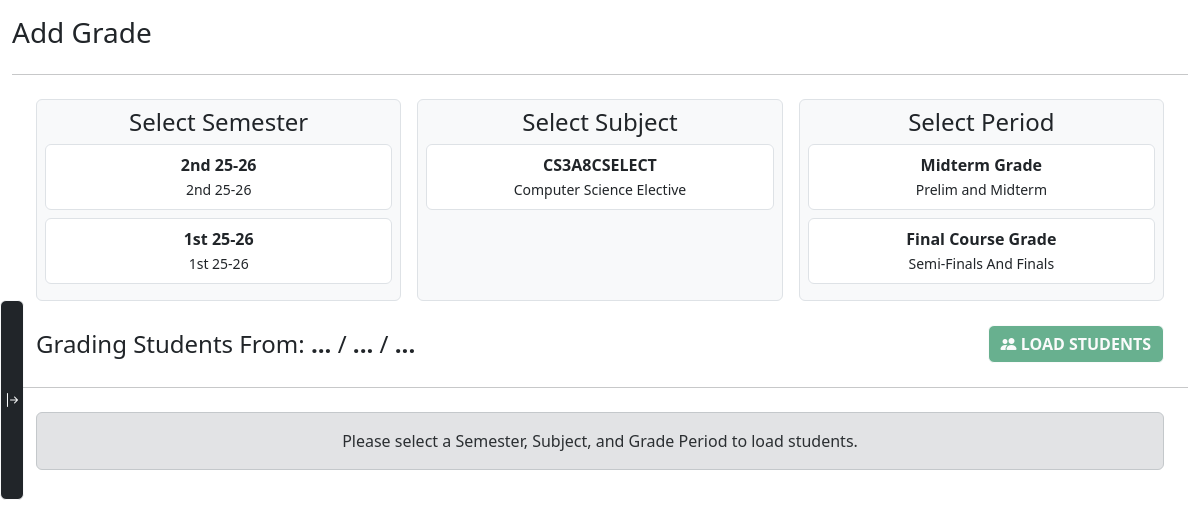
Page /teacher/grade.php (signed in) on the committed database.
### tables this page shows
CREATE TABLE `semesters` (
  `semester_id` tinyint(4) UNSIGNED NOT NULL,
  `code` varchar(10) DEFAULT NULL,
  `start_date` date DEFAULT NULL,
  `end_date` date DEFAULT NULL,
  `type` varchar(50) NOT NULL
);

CREATE TABLE `subjects` (
  `subject_id` int(11) NOT NULL,
  `code` varchar(100) NOT NULL,
  `des` varchar(50) DEFAULT NULL,
  `days` varchar(50) NOT NULL,
  `time` varchar(50) NOT NULL,
  `room_id` int(11) DEFAULT NULL,
  `teacher_id` int(11) DEFAULT NULL,
  `price_unit` int(11) NOT NULL,
  `unit` int(11) NOT NULL
);

### teacher/grade.php (the view, shortened to what this page needs)
<?PHP
require("../conn.php");
$semester_id = $_POST['semester_id'] ?? "";
$subject_id = $_POST['subject_id'] ?? "";
$period = $_POST['period'] ?? "";
$from_sem = !empty($semester_id) ? $conn->query("SELECT code FROM semesters WHERE semester_id = '$semester_id'")->fetch_assoc()["code"] : '...';
$from_sub = !empty($subject_id) ? $conn->query("SELECT code FROM subjects WHERE subject_id = '$subject_id'")->fetch_assoc()["code"] : '...';
$from_per = !empty($period) ? ($period == "fcg" ? 'Final Course Grade' : 'Midterm Grade') : '...';
$teacher_id = $conn->query("SELECT * FROM teachers WHERE teacher_code = '$_SESSION[user_code]'")->fetch_assoc()["id"];
$semesters = $conn->query("SELECT DISTINCT sem.code as code, sem.semester_id as semester_id  FROM semesters sem JOIN `student_subjects` ss ON ss.semester_id = sem.semester_id JOIN subjects sub ON sub.subject_id = ss.subject_id WHERE sub.teacher_id = '$teacher_id'");
$subjects = $conn->query("SELECT * FROM subjects WHERE teacher_id = '$teacher_id'");
$gradeOptions = [
    '1.00', '1.25', '1.50', '1.75',
    '2.00', '2.25', '2.50', '2.75',
    '3.00', '3.25', '3.50', '3.70',
    '4.00', '5.00'
];
$f_students = null;
$m_students = null;
?>
<!DOCTYPE html>
<html lang="en">
<?PHP
require("../components/head.php");
?>
<body>
    <div class="container-fluid">
        <div class="row flex-nowrap">
            <?PHP
            require("../components/sidebar.php")
            ?>
            <div class="col py-3">
                <div class="d-flex w-100">
                <h3>Add Grade</h3>
                </div>
                <hr>
                <div class="d-flex gap-3 m-4 row">
                    <div class="col border bg-light p-2 text-center rounded" style="max-height: 270px;">
                        <h4>Select Semester</h4>
                        <div class="overflow-y-scroll" style="max-height: 80%;">
                            <?PHP if(mysqli_num_rows($semesters) == 0): ?>
                                <small class="text-secondary">Teacher's has no assigned semester.</small>
                            <?PHP else: ?>
                                <?PHP while ($semester = $semesters->fetch_assoc()): ?>
                                    <?PHP
                                        $isActive = (!empty($semester_id) && $semester_id == $semester['semester_id']) ? 'bg-primary text-white' : 'bg-white';
                                    ?>
                                    <div onclick="selectSemester(<?PHP echo $semester['semester_id']; ?>, '<?PHP echo $semester['code']; ?>', this)"
                                        class="border p-2 text-center rounded mb-2 sem-item cursor-pointer <?PHP echo $isActive; ?>" style="cursor:pointer;">
                                        <b><?PHP echo $semester['code']; ?></b><br>
                                        <small><?PHP echo $semester['code']; ?></small>
                                    </div>
                                <?PHP endwhile; ?>
                            <?PHP endif; ?>
                        </div>
                    </div>
                    <div class="col border bg-light p-2 text-center rounded" style="max-height: 270px;">
                        <h4>Select Subject</h4>
                        <div class="overflow-y-scroll" style="max-height: 80%;">
                            <?PHP if(mysqli_num_rows($semesters) == 0): ?>
                                <small class="text-secondary">Teacher's has no assigned subject.</small>
                            <?PHP else: ?>
                                <?PHP while ($subject = $subjects->fetch_assoc()): ?>
                                    <?PHP
                                        $isActive = (!empty($subject_id) && $subject_id == $subject['subject_id']) ? 'bg-primary text-white' : 'bg-white';
                                    ?>
                                    <div onclick="selectSubject(<?PHP echo $subject['subject_id']; ?>, '<?PHP echo $subject['code']; ?>', this)"
                                        class="border p-2 text-center rounded mb-2 sub-item cursor-pointer <?PHP echo $isActive; ?>" style="cursor:pointer;">
                                        <b><?PHP echo $subject['code']; ?></b><br>
                                        <small><?PHP echo $subject['des']; ?></small>
                                    </div>
                                <?PHP endwhile; ?>
                            <?PHP endif; ?>
                        </div>
                    </div>
                    <div class="col border bg-light p-2 text-center rounded" style="max-height: 270px;">
                        <h4>Select Period</h4>
                        <div class="overflow-y-scroll" style="max-height: 80%;">
                            <?PHP
                                $p_mid = ($period == 'midterm') ? 'bg-primary text-white' : 'bg-white';
                                $p_fcg = ($period == 'fcg') ? 'bg-primary text-white' : 'bg-white';
                            ?>
                            <div onclick="selectPeriod('midterm', 'Midterm Grade', this)" class="border p-2 text-center rounded mb-2 period-item cursor-pointer <?PHP echo $p_mid; ?>" style="cursor:pointer;">
                                <b>Midterm Grade</b><br>
                                <small>Prelim and Midterm</small>
                            </div>
                            <div onclick="selectPeriod('fcg', 'Final Course Grade', this)" class="border p-2 text-center rounded mb-2 period-item cursor-pointer <?PHP echo $p_fcg; ?>" style="cursor:pointer;">
                                <b>Final Course Grade</b><br>
                                <small>Semi-Finals And Finals </small>
                            </div>
                        </div>
                    </div>
                </div>
                <div class="d-flex d-flex gap-3 m-4 align-items-center">
                    <div class="fs-4">
                        Grading Students From: <b id="from_sem"><?= $from_sem ?></b> / <b id="from_sub"><?= $from_sub ?></b> / <b id="from_period"><?= $from_per ?></b>
                    </div>
                    <form action="grade.php" method="POST" class="ms-auto">
                        <button type="submit" name="load_student" id="load_students" class="btn bg-success text-light fw-bolder" disabled>
                            <i class="bi bi-people-fill"></i> LOAD STUDENTS
                        </button>
                    </form>
                </div>
                <hr>
                <div class="m-4">
                    <?php if ($f_students !== null && $f_students->num_rows > 0 || $m_students !== null && $m_students->num_rows > 0): ?>
                    <form action="grade.php" method="POST">
                        <input type="hidden" name="semester_id" value="<?= $semester_id ?>">
                        <input type="hidden" name="subject_id" value="<?= $subject_id ?>">
                        <input type="hidden" name="period" value="<?= $period ?>">
                        <table class="table table-striped table-bordered table-hover mb-5 shadow-sm">
                            <thead class="table-dark">
                                <tr>
                                    <th colspan=2>FEMALE STUDENTS</th>
                                    <th class="text-end"><button type="button" class="btn btn-success d-flex ms-auto" onclick="pasteFemale()">Paste Female</button><small id="female_error" class="text-danger"></small></th>
                                </tr>
                                <tr class="row-cols-3">
                                    <th class="col-2">Student#</th>
                                    <th class="col-7">Name</th>
                                    <th class="col-3"><?= $from_per ?></th>
                                </tr>
                            </thead>
                            <tbody id="paste_f_body">
                                <?php while ($student = $f_students->fetch_assoc()):
                                    $grade_field = ($period == "fcg") ? 'fcg' : 'midterm';
                                    $current_grade = $student[$grade_field];
                                ?>
                                    <tr>
                                        <td><?= $student['studno'] ?></td>
                                        <td><?= $student['name'] ?></td>
                                        <td>
                                            <select name="grades[<?= $student['grade_id'] ?>]" class="female form-select form-select-sm">
                                                <option value="Null" <?= (empty($current_grade) || $current_grade == 'Null') ? 'selected' : '' ?>>Select Grade (Null)</option>
                                                <?php
                                                foreach ($gradeOptions as $grade):
                                                    $selected = ($current_grade == $grade) ? 'selected' : '';
                                                ?>
                                                    <option value="<?= $grade ?>" <?= $selected ?>><?= $grade ?></option>
                                                <?php endforeach; ?>
                                            </select>
                                        </td>
                                    </tr>
                                <?php endwhile; ?>
                            </tbody>
                        </table>
                        <table class="table table-striped table-bordered table-hover shadow-sm">
                            <thead class="table-dark">
                                <tr>
                                    <th colspan=2>MALE STUDENTS</th>
                                    <th class="text-end"><button type="button" class="btn btn-success d-flex ms-auto" onclick="pasteMale()">Paste Male</button><small id="male_error" class="text-danger"></small></th>
                                </tr>
                                <tr class="row-cols-3">
                                    <th class="col-2">Student#</th>
                                    <th class="col-7">Name</th>
                                    <th class="col-3"><?= $from_per ?></th>
                                </tr>
                            </thead>
                            <tbody id="paste_m_body">
                                <?php while ($student = $m_students->fetch_assoc()):
                                    $grade_field = ($period == "fcg") ? 'fcg' : 'midterm';
                                    $current_grade = $student[$grade_field];
                                ?>
                                    <tr>
                                        <td><?= $student['studno'] ?></td>
                                        <td><?= $student['name'] ?></td>
                                        <td>
                                            <select name="grades[<?= $student['grade_id'] ?>]" class="male form-select form-select-sm">
                                                <option value="Null" <?= (empty($current_grade) || $current_grade == 'Null') ? 'selected' : '' ?>>Select Grade (Null)</option>
                                                <?php
                                                foreach ($gradeOptions as $grade):
                                                    $selected = ($current_grade == $grade) ? 'selected' : '';
                                                ?>
                                                    <option value="<?= $grade ?>" <?= $selected ?>><?= $grade ?></option>
                                                <?php endforeach; ?>
                                            </select>
                                        </td>
                                    </tr>
                                <?php endwhile; ?>
                            </tbody>
                        </table>
                        <div class="d-flex justify-content-end mb-4">
                            <button type="submit" name="submit_grades" class="btn btn-success fw-bolder">
                                <i class="bi bi-save"></i> SUBMIT ALL GRADES
                            </button>
                        </div>
                    </form>
                    <?php elseif (!empty($semester_id) && !empty($subject_id)): ?>
                        <div class="alert alert-info text-center">
                            No students enrolled in this Subject/Semester combination.
                        </div>
                    <?php else: ?>
                        <div class="alert alert-secondary text-center">
                            Please select a Semester, Subject, and Grade Period to load students.
                        </div>
                    <?php endif; ?>
                </div>
            </div>
        </div>
    </div>
</body>
</html>

### rows in the picture
semesters: code "2nd 25-26"
semesters: code "1st 25-26"
subjects: code "CS3A8CSELECT", des "Computer Science Elective"

### other values in the picture
$from_sem "..."
$from_sub "..."
$from_per "..."
